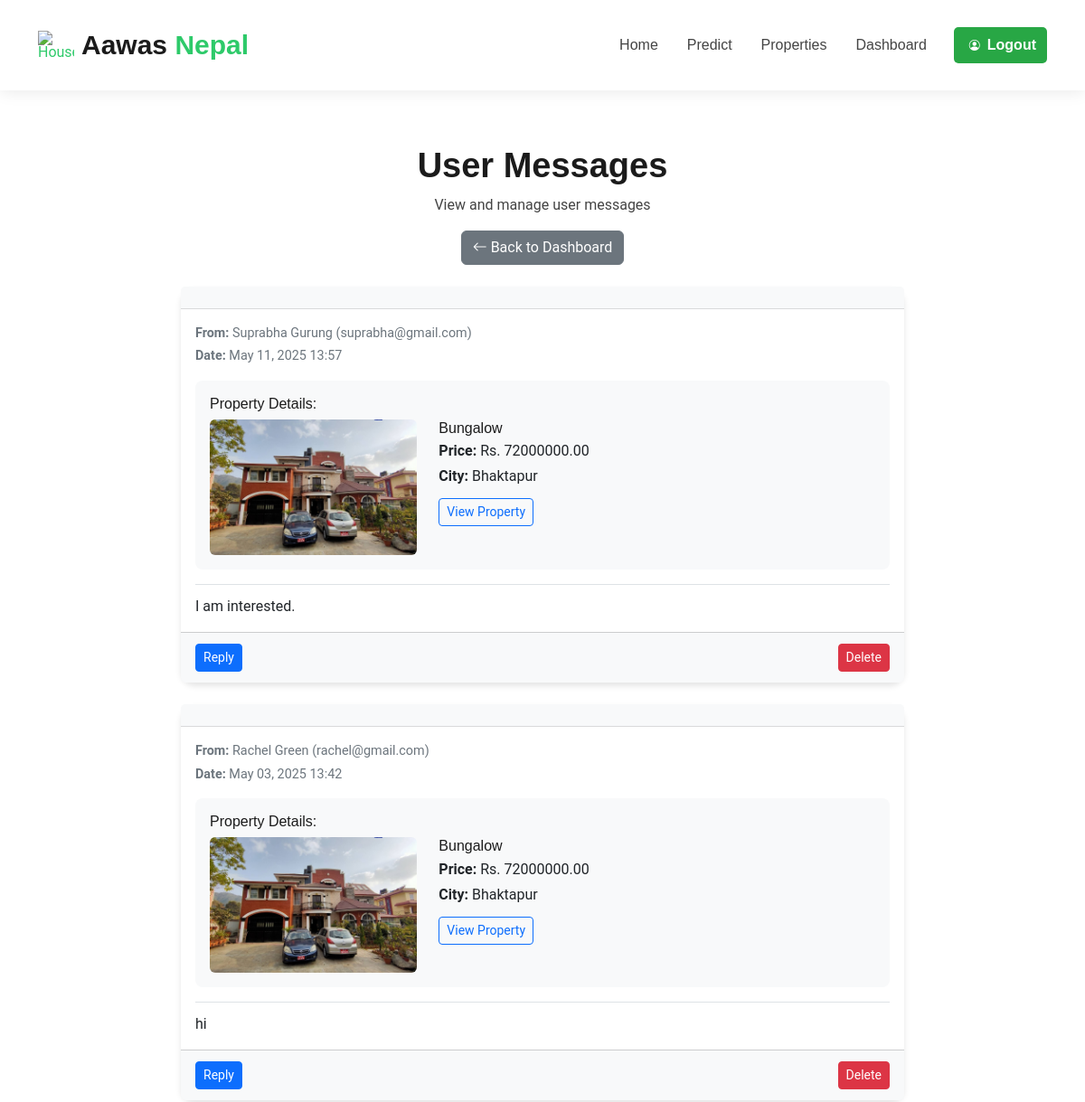
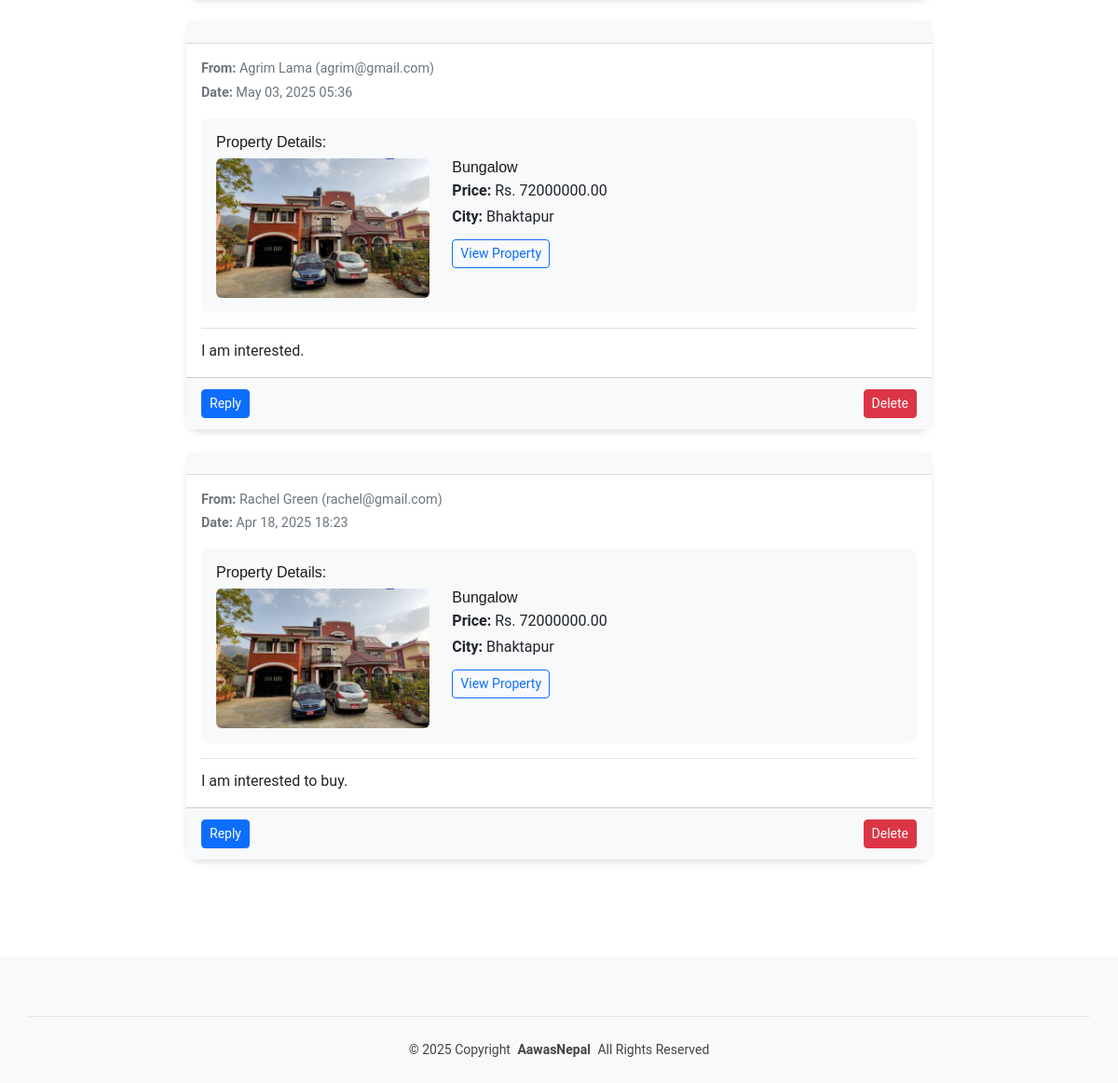
The page /dashboard/view-messages/ (signed in) on the database its author committed (2 pictures, top to bottom).
### house/models.py (models this page shows, shortened)
class Message(models.Model):
    property = models.ForeignKey(Property, on_delete=models.CASCADE, null=True, blank=True)
    sender_name = models.CharField(max_length=255)
    sender_email = models.EmailField()
    content = models.TextField()
    sent_at = models.DateTimeField(auto_now_add=True)

class Property(models.Model):
    seller = models.ForeignKey(User, on_delete=models.CASCADE, related_name="properties_for_sale")
    CITY_CHOICES = [
        ('ktm', 'Kathmandu'),
        ('bkt', 'Bhaktapur'),
        ('lat', 'Lalitpur'),
    ]
    FURNISHING_STATUS_CHOICES = [
        ('furnished', 'Furnished'),
        ('semi_furnished', 'Semi-furnished'),
        ('unfurnished', 'Unfurnished'),
    ]
    SALE_STATUS_CHOICES = [
        ('available', 'Available'),
        ('sold', 'Sold'),
    ]
    title = models.CharField(max_length=200)
    city = models.CharField(max_length=100, choices=CITY_CHOICES)
    area = models.DecimalField(max_digits=10, decimal_places=2)
    bedrooms = models.IntegerField()
    bathrooms = models.IntegerField()
    stories = models.IntegerField()
    mainroad = models.BooleanField(default=False)
    guestroom = models.BooleanField(default=False)
    basement = models.BooleanField(default=False)
    hotwaterheating = models.BooleanField(default=False)
    airconditioning = models.BooleanField(default=False)
    parking = models.IntegerField(default=0)
    furnishingstatus = models.CharField(max_length=20, choices=FURNISHING_STATUS_CHOICES, default='unfurnished')
    price = models.DecimalField(max_digits=20, decimal_places=2)
    property_image = models.ImageField(upload_to='property_images/')
    is_approved = models.BooleanField(default=False)
    decline_reason = models.TextField(null=True, blank=True)
    sale_status = models.CharField(
        max_length=20,
        choices=SALE_STATUS_CHOICES,
        default='available'
    )
    created_at = models.DateTimeField(auto_now_add=True)

class PropertyImage(models.Model):
    property = models.ForeignKey(Property, related_name="images", on_delete=models.CASCADE)
    image = models.ImageField(upload_to='property_images/')

### house/views.py (the view)
# urls.py: path('dashboard/view-messages/', view_messages, name='view_messages'),
@user_passes_test(lambda u: u.is_superuser)
def view_messages(request):
    user_messages = Message.objects.all().order_by('-sent_at')
    return render(request, 'view_messages.html', {'user_messages': user_messages})

### house/templates/view_messages.html (shortened to what this page needs)
{% extends 'index.html' %} {% load static %}
{%block content %}
<main class="main">
  <div class="page-title">
    <div class="heading">
      <div class="container">
        <div class="row d-flex justify-content-center text-center">
          <div class="col-lg-8">
            <h1>User Messages</h1>
            <p class="mb-0">View and manage user messages</p>
          </div>
        </div>
        <div class="row mt-3">
          <div class="col-12 text-center">
            <a href="{% url 'admin_dashboard' %}" class="btn btn-secondary">
              <i class="bi bi-arrow-left"></i> Back to Dashboard
            </a>
          </div>
        </div>
        <div class="container mt-4">
          {% if user_messages %}
          <div class="row">
            <div class="col-12">
              {% for message in user_messages %}
              <div class="card message-card mb-4">
                <div class="card-header">
                </div>
                <div class="card-body">
                  <div class="message-info mb-3">
                    <p class="mb-1"><strong>From:</strong> {{ message.sender_name }} ({{ message.sender_email }})</p>
                    <p class="mb-1"><strong>Date:</strong> {{ message.sent_at|date:"M d, Y H:i" }}</p>
                  </div>
                  {% if message.property %}
                  <div class="property-details mb-3">
                    <h6 class="mb-2">Property Details:</h6>
                    <div class="row">
                      <div class="col-md-4">
                        {% if message.property.images.all %}
                        <img src="{{ message.property.images.first.image.url }}" alt="{{ message.property.title }}" class="img-fluid property-image rounded">
                        {% else %}
                        <span>No Image</span>
                        {% endif %}
                      </div>
                      <div class="col-md-8">
                        <h6 class="mb-1">{{ message.property.title }}</h6>
                        <p class="mb-1"><strong>Price:</strong> Rs. {{ message.property.price }}</p>
                        <p class="mb-1"><strong>City:</strong> {{ message.property.city }}</p>
                        <a href="{% url 'property_detail' message.property.id %}?return_to_message={{ message.id }}" class="btn btn-outline-primary btn-sm mt-2">View Property</a>
                      </div>
                    </div>
                  </div>
                  {% endif %}
                  <div class="message-content">
                    <p>{{ message.content }}</p>
                  </div>
                </div>
                <div class="card-footer">
                  <div class="d-flex justify-content-between">
                    <button class="btn btn-primary btn-sm" data-bs-toggle="modal" data-bs-target="#replyModal"
                      data-message-id="{{ message.id }}" data-sender-email="{{ message.sender_email }}">
                      Reply
                    </button>
                    <button class="btn btn-danger btn-sm" data-bs-toggle="modal" data-bs-target="#deleteMessageModal"
                      data-message-id="{{ message.id }}">
                      Delete
                    </button>
                  </div>
                </div>
              </div>
              {% endfor %}
            </div>
          </div>
          {% else %}
          <div class="alert alert-info">
            <p class="mb-0">No messages found.</p>
          </div>
          {% endif %}
        </div>
      </div>
    </div>
  </div>
</main>
{% endblock %}

### static/assets/css/main.css (style rules this page uses)
:root { --default-font: "Roboto", system-ui, -apple-system, "Segoe UI", Roboto, "Helvetica Neue", Arial, "Noto Sans", "Liberation Sans", sans-serif, "Apple Color Emoji", "Segoe UI Emoji", "Segoe UI Symbol", "Noto Color Emoji"; --heading-font: "Raleway", sans-serif; --nav-font: "Poppins", sans-serif; }
:root { --background-color: #ffffff; --default-color: #444444; --heading-color: #1b1b1b; --accent-color: #2eca6a; --surface-color: #ffffff; --contrast-color: #ffffff; }
:root { --nav-color: #444444; --nav-hover-color: #000000; --nav-mobile-background-color: #ffffff; --nav-dropdown-background-color: #ffffff; --nav-dropdown-color: #444444; --nav-dropdown-hover-color: #2eca6a; }
:root { scroll-behavior: smooth; }
body { color: var(--default-color); background-color: var(--background-color); font-family: var(--default-font); }
a { color: var(--accent-color); text-decoration: none; transition: 0.3s; }
h1, h2, h3, h4, h5, h6 { color: var(--heading-color); font-family: var(--heading-font); }
.page-title { color: var(--default-color); background-color: var(--background-color); position: relative; }
.page-title .heading { padding: 160px 0 80px 0; border-top: 1px solid color-mix(in srgb, var(--default-color), transparent 90%); }
.page-title .heading h1 { font-size: 38px; font-weight: 700; }

### house/templates/view_messages.html (style rules this page uses)
.message-card { transition: transform 0.3s ease, box-shadow 0.3s ease; border: none; border-radius: 15px; box-shadow: 0 4px 6px rgba(0, 0, 0, 0.1); max-width: 800px; margin: 0 auto; }
.message-card .card-header { background-color: #f8f9fa; border-bottom: 1px solid rgba(0, 0, 0, 0.125); padding: 0.75rem 1rem; }
.message-card .card-body { padding: 1rem; }
.message-info { font-size: 0.9em; color: #6c757d; margin-bottom: 0.5rem; }
.property-details { background-color: #f8f9fa; padding: 1rem; border-radius: 8px; margin: 1rem 0; }
.property-image { width: 100%; height: 150px; object-fit: cover; border-radius: 8px; }
.message-content { border-top: 1px solid #dee2e6; padding-top: 0.75rem; max-height: 150px; overflow-y: auto; }
.message-content p { margin-bottom: 0; }
.card-footer { padding: 0.75rem 1rem; background-color: #f8f9fa; }
.btn-sm { padding: 0.25rem 0.5rem; font-size: 0.875rem; }

### rows shown on the page
Message: sender_name "Suprabha Gurung", sender_email "suprabha@gmail.com", sent_at "May 11, 2025 13:57", property.images.first.image (picture), property "Bungalow", property.price "72000000.00", property.city "Bhaktapur", content "I am interested."
Message: sender_name "Rachel Green", sender_email "rachel@gmail.com", sent_at "May 03, 2025 13:42", property.images.first.image (picture), property "Bungalow", property.price "72000000.00", property.city "Bhaktapur", content "hi"
Message: sender_name "Agrim Lama", sender_email "agrim@gmail.com", sent_at "May 03, 2025 05:36", property.images.first.image (picture), property "Bungalow", property.price "72000000.00", property.city "Bhaktapur", content "I am interested."
Message: sender_name "Rachel Green", sender_email "rachel@gmail.com", sent_at "Apr 18, 2025 18:23", property.images.first.image (picture), property "Bungalow", property.price "72000000.00", property.city "Bhaktapur", content "I am interested to buy."
